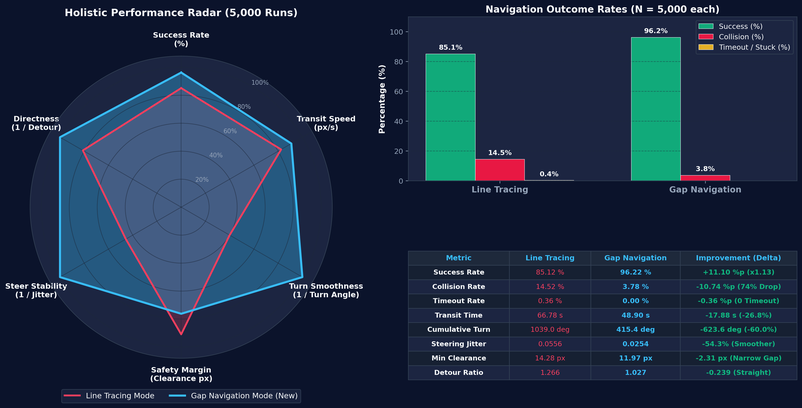
#> input picture report/report2/fig1_radar_and_key_metrics.png, 802 x 408 px, shrunk from 3388 x 1724 before the run, found by its file name
$ python generate_sheet6_validation.py
#> lines starting #> are read from the running program, lines starting #| are printed output that depends on the picture
#!/usr/bin/env python3
# -*- coding: utf-8 -*-
"""
KABOAT Exhibition Sheet 6 Generator: [성능 비교 및 검증]
Visualizing 6 key analytical figures from Report 2 benchmark (5,000 paired runs)
Canvas: 140 : 100 Aspect Ratio (14.0 x 10.0 inches at 300 DPI -> 4200 x 3000 px)
"""

import os
import matplotlib
matplotlib.use('Agg')
import matplotlib.pyplot as plt
import matplotlib.image as mpimg
from matplotlib.patches import FancyBboxPatch

# Matplotlib Korean font configuration
plt.rcParams['font.family'] = 'Noto Sans CJK JP'
plt.rcParams['axes.unicode_minus'] = False

OUTPUT_DIR = '/home/soonhong/kaboat/report/report4'
REPORT2_DIR = '/home/soonhong/kaboat/report/report2'
OUT_PNG = os.path.join(OUTPUT_DIR, 'sheet6_performance_validation.png')

# Color Palette Constants
COLOR_BG = '#F8FAFC'
COLOR_CARD_BG = '#FFFFFF'
COLOR_BORDER = '#CBD5E1'
COLOR_BORDER_STRONG = '#94A3B8'
COLOR_TEXT_TITLE = '#0F172A'
COLOR_TEXT_MAIN = '#1E293B'
COLOR_TEXT_MUTED = '#475569'

COLOR_PRIMARY = '#0284C7'
COLOR_TEAL = '#0D9488'
COLOR_INDIGO = '#4F46E5'

CARDS_CONFIG = [
    {
        'col': 0, 'row': 0,
        'title': '1. 종합 지표 및 완주 성공률',
        'img_file': 'fig1_radar_and_key_metrics.png',
        'line1': '동일한 난수 조건에서 5,000회 주행한 결과, 완주 성공률이 85.1%에서 96.2%로 향상되었습니다.',
        'line2': '주행 시간 단축과 조타 안정성을 포함한 주요 지표 전반에서 고른 개선을 확인했습니다.',
        'ribbon_bg': '#E0F2FE', 'ribbon_ec': '#0284C7', 'ribbon_tc': '#0369A1'
    },
    {
        'col': 1, 'row': 0,
        'title': '2. 5,000회 전수 주행 궤적 분포',
        'img_file': 'fig2_trajectory_side_by_side.png',
        'line1': '기존 방식은 장애물을 피해 수조 외곽 벽면으로 밀려나는 경향이 관찰되었습니다.',
        'line2': '제안 방식은 통로를 향해 주행하며 중앙 수로를 비교적 안정적으로 유지했습니다.',
        'ribbon_bg': '#CCFBF1', 'ribbon_ec': '#0D9488', 'ribbon_tc': '#0F766E'
    },
    {
        'col': 0, 'row': 1,
        'title': '3. 2D 공간 궤적 점유 밀도',
        'img_file': 'fig3_trajectory_density_heatmap.png',
        'line1': '외곽 벽면으로의 치우침 없이 중앙 통로를 따라 주행 선로가 조밀하게 형성되었습니다.',
        'line2': '불필요한 우회가 줄어들면서 전체 주행 위치 데이터 수가 약 26% 절감되었습니다.',
        'ribbon_bg': '#EEF2FF', 'ribbon_ec': '#6366F1', 'ribbon_tc': '#4338CA'
    },
    {
        'col': 1, 'row': 1,
        'title': '4. 완주 소요 시간 및 누적 선회각',
        'img_file': 'fig5_distributions_time_and_angle.png',
        'line1': '평균 완주 시간이 약 66.8초에서 48.9초로 단축되었고 편차도 안정화되었습니다.',
        'line2': '지그재그 회피가 줄어들면서 배의 누적 선회 각도도 약 60% 감소했습니다.',
        'ribbon_bg': '#E0F2FE', 'ribbon_ec': '#0284C7', 'ribbon_tc': '#0369A1'
    },
    {
        'col': 0, 'row': 2,
        'title': '5. 조타 지터율 및 실효 순항 속도',
        'img_file': 'fig7_steering_stability_and_jitter.png',
        'line1': '매 프레임 급하게 꺾이지 않아 조타 변화율(지터)이 절반 수준(54%)으로 낮아졌습니다.',
        'line2': '선회 시 발생하는 감속이 줄어들어 평균 순항 속도도 소폭(약 10%) 상승했습니다.',
        'ribbon_bg': '#CCFBF1', 'ribbon_ec': '#0D9488', 'ribbon_tc': '#0F766E'
    },
    {
        'col': 1, 'row': 2,
        'title': '6. 충돌 발생 위치 공간 분포',
        'img_file': 'fig8_collision_hotspots_spatial.png',
        'line1': '기존 방식에서 92건 발생했던 수조 외곽 벽면 충돌이 발생하지 않았습니다.',
        'line2': '남은 충돌 사례들은 부표 사이 간격이 좁은 일부 구간에서 관찰되었습니다.',
        'ribbon_bg': '#EEF2FF', 'ribbon_ec': '#6366F1', 'ribbon_tc': '#4338CA'
    }
]

def generate_sheet6():
    fig_w, fig_h = 14.0, 10.0
    fig = plt.figure(figsize=(fig_w, fig_h), dpi=300, facecolor=COLOR_BG)

    # Master Background Axis
    ax_bg = fig.add_axes([0, 0, 1, 1])
    ax_bg.set_xlim(0, fig_w)
    ax_bg.set_ylim(0, fig_h)
    ax_bg.axis('off')

    # Top Master Header Banner
    banner_x, banner_y, banner_w, banner_h = 0.35, 9.15, 13.30, 0.68
    ax_bg.add_patch(FancyBboxPatch((banner_x, banner_y), banner_w, banner_h,
                                   boxstyle="round,pad=0.03", fc=COLOR_CARD_BG, ec=COLOR_BORDER_STRONG, lw=1.5, zorder=2))

    ax_bg.text(0.60, 9.54, "시트 6: [성능 비교 및 검증] 5,000회 전수 시뮬레이션을 통한 주행 안정성 검증",
               fontsize=16.0, fontweight='bold', color=COLOR_TEXT_TITLE, zorder=3)
    ax_bg.text(0.60, 9.27, "라인트레이싱(반발 제어)과 갭네비게이션(경로 계획)의 10,000회 대조 실험 결과 분석",
               fontsize=10.5, color=COLOR_TEXT_MUTED, zorder=3)

    # Grid Geometry
    card_w = 6.48
    card_h = 2.70
    col_xs = [0.35, 7.17]
    row_ys = [6.25, 3.30, 0.35]  # row 0 (top), row 1 (mid), row 2 (bot)

    for cfg in CARDS_CONFIG:
        c_x = col_xs[cfg['col']]
        c_y = row_ys[cfg['row']]

        # Card Outer Frame
        ax_bg.add_patch(FancyBboxPatch((c_x, c_y), card_w, card_h,
                                       boxstyle="round,pad=0.04", fc=COLOR_CARD_BG, ec=COLOR_BORDER, lw=1.4, zorder=2))

        # Card Title Ribbon
        ribbon_h = 0.30
        ribbon_y = c_y + card_h - ribbon_h - 0.08
        ax_bg.add_patch(FancyBboxPatch((c_x + 0.12, ribbon_y), card_w - 0.24, ribbon_h,
                                       boxstyle="round,pad=0.02", fc=cfg['ribbon_bg'], ec=cfg['ribbon_ec'], lw=1.1, zorder=3))
        ax_bg.text(c_x + 0.25, ribbon_y + 0.08, cfg['title'],
                   fontsize=11.2, fontweight='bold', color=cfg['ribbon_tc'], zorder=4)

        # Image Placement with clean dark viewport framing
        img_path = os.path.join(REPORT2_DIR, cfg['img_file'])
        if os.path.exists(img_path):
            img = mpimg.imread(img_path)
#> img is the input picture: shape (408, 802, 4) float32; mean R, G, B, A 0.115, 0.185, 0.278, 1

            # Sub-axes for image viewport
            img_x_in = c_x + 0.18
            img_y_in = c_y + 0.64
            img_w_in = card_w - 0.36
            img_h_in = 1.58

            # Viewport container background (dark navy matching image canvas)
            ax_bg.add_patch(FancyBboxPatch((img_x_in - 0.04, img_y_in - 0.03), img_w_in + 0.08, img_h_in + 0.06,
                                           boxstyle="round,pad=0.02", fc='#0B0F19', ec='#1E293B', lw=1.2, zorder=3))

            ax_img = fig.add_axes([img_x_in / fig_w, img_y_in / fig_h, img_w_in / fig_w, img_h_in / fig_h], zorder=4)
            ax_img.set_facecolor('#0B0F19')
            ax_img.imshow(img)
            ax_img.axis('off')

        # Bottom Caption Card (2 complete declarative sentences with high readability)
        cap_h = 0.52
        cap_y = c_y + 0.06
        ax_bg.add_patch(FancyBboxPatch((c_x + 0.14, cap_y), card_w - 0.28, cap_h,
                                       boxstyle="round,pad=0.03", fc='#F8FAFC', ec='#CBD5E1', lw=1.1, zorder=3))

        ax_bg.text(c_x + 0.26, cap_y + 0.30, cfg['line1'],
                   fontsize=10.4, fontweight='bold', color=COLOR_TEXT_MAIN, zorder=5)
        ax_bg.text(c_x + 0.26, cap_y + 0.10, cfg['line2'],
                   fontsize=10.0, color='#334155', zorder=5)

    plt.savefig(OUT_PNG, dpi=300, facecolor=COLOR_BG)
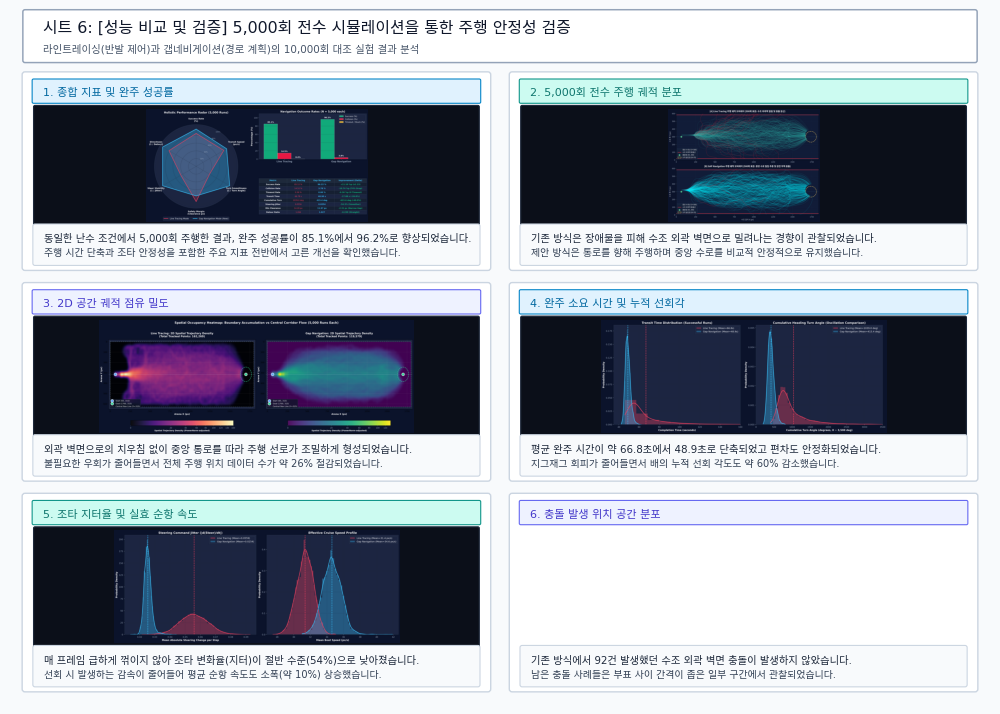
#> figure drawn by matplotlib, 6 panels
    plt.close()
    print(f"Sheet 6 successfully generated: {OUT_PNG}")

if __name__ == '__main__':
    generate_sheet6()
